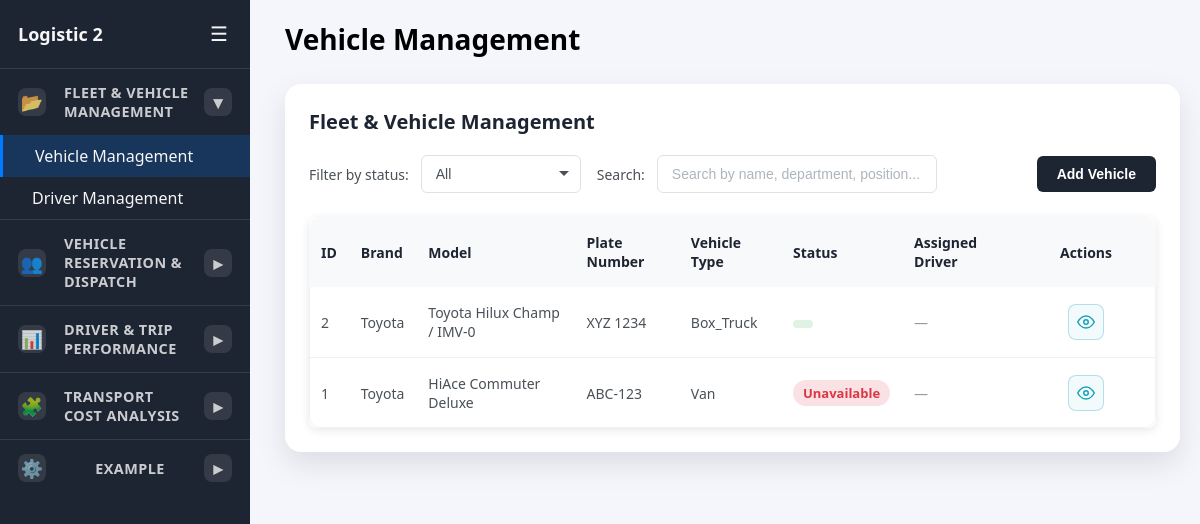
Screenshot of /log2/vehicle_management.php with the database file from the repository.
### tables this page shows
CREATE TABLE `vehicles` (
  `id` int(11) NOT NULL,
  `brand` varchar(100) NOT NULL,
  `vehicle_brand` varchar(100) DEFAULT NULL,
  `model` varchar(100) NOT NULL,
  `plate_number` varchar(50) NOT NULL,
  `status` enum('Available','Unavailable','In Delivery','Delivering','Assigned') NOT NULL DEFAULT 'Available',
  `conduction_sticker_number` varchar(100) DEFAULT NULL,
  `vehicle_type` varchar(100) DEFAULT NULL,
  `year_model` varchar(10) DEFAULT NULL,
  `color` varchar(50) DEFAULT NULL,
  `chassis_number` varchar(100) DEFAULT NULL,
  `engine_number` varchar(100) DEFAULT NULL,
  `fuel_type` varchar(50) DEFAULT NULL,
  `transmission_type` varchar(50) DEFAULT NULL,
  `seating_capacity` int(11) DEFAULT NULL,
  `cargo_capacity` decimal(10,2) DEFAULT NULL,
  `or_number` varchar(100) DEFAULT NULL,
  `cr_number` varchar(100) DEFAULT NULL,
  `registration_date` date DEFAULT NULL,
  `registration_expiry_date` date DEFAULT NULL,
  `insurance_provider` varchar(150) DEFAULT NULL,
  `insurance_policy_number` varchar(100) DEFAULT NULL,
  `insurance_expiry_date` date DEFAULT NULL,
  `roadworthiness_status` varchar(50) DEFAULT NULL,
  `purchase_date` date DEFAULT NULL,
  `purchase_cost` decimal(12,2) DEFAULT NULL,
  `supplier_dealer_name` varchar(150) DEFAULT NULL,
  `or_cr_file` varchar(500) DEFAULT NULL,
  `insurance_certificate_file` varchar(500) DEFAULT NULL,
  `vehicle_photo_file` varchar(500) DEFAULT NULL,
  `maintenance_records_file` varchar(500) DEFAULT NULL,
  `created_at` timestamp NOT NULL DEFAULT current_timestamp(),
  `updated_at` timestamp NULL DEFAULT NULL ON UPDATE current_timestamp()
);

### log2/vehicle_management.php (the view, shortened to what this page needs)
<?php
require_once __DIR__ . '/../includes/db.php';
$createTableSql = "CREATE TABLE IF NOT EXISTS vehicles (
    id INT AUTO_INCREMENT PRIMARY KEY,
    brand VARCHAR(100) NOT NULL,
    vehicle_brand VARCHAR(100) DEFAULT NULL,
    model VARCHAR(100) NOT NULL,
    plate_number VARCHAR(50) NOT NULL,
    status ENUM('Available','Unavailable','In Delivery','Assigned') NOT NULL DEFAULT 'Available',
    conduction_sticker_number VARCHAR(100) DEFAULT NULL,
    vehicle_type VARCHAR(100) DEFAULT NULL,
    year_model VARCHAR(10) DEFAULT NULL,
    color VARCHAR(50) DEFAULT NULL,
    chassis_number VARCHAR(100) DEFAULT NULL,
    engine_number VARCHAR(100) DEFAULT NULL,
    fuel_type VARCHAR(50) DEFAULT NULL,
    transmission_type VARCHAR(50) DEFAULT NULL,
    seating_capacity INT DEFAULT NULL,
    cargo_capacity DECIMAL(10,2) DEFAULT NULL,
    or_number VARCHAR(100) DEFAULT NULL,
    cr_number VARCHAR(100) DEFAULT NULL,
    registration_date DATE DEFAULT NULL,
    registration_expiry_date DATE DEFAULT NULL,
    insurance_provider VARCHAR(150) DEFAULT NULL,
    insurance_policy_number VARCHAR(100) DEFAULT NULL,
    insurance_expiry_date DATE DEFAULT NULL,
    roadworthiness_status VARCHAR(50) DEFAULT NULL,
    purchase_date DATE DEFAULT NULL,
    purchase_cost DECIMAL(12,2) DEFAULT NULL,
    supplier_dealer_name VARCHAR(150) DEFAULT NULL,
    or_cr_file VARCHAR(500) DEFAULT NULL,
    insurance_certificate_file VARCHAR(500) DEFAULT NULL,
    vehicle_photo_file VARCHAR(500) DEFAULT NULL,
    maintenance_records_file VARCHAR(500) DEFAULT NULL,
    created_at TIMESTAMP DEFAULT CURRENT_TIMESTAMP,
    updated_at TIMESTAMP NULL DEFAULT NULL ON UPDATE CURRENT_TIMESTAMP
) ENGINE=InnoDB DEFAULT CHARSET=utf8mb4 COLLATE=utf8mb4_general_ci";
$conn->query($createTableSql);
$vehicles = [];
$result = $conn->query('SELECT * FROM vehicles ORDER BY id DESC');
if ($result) {
    while ($row = $result->fetch_assoc()) {
        $row['assigned_driver'] = '';
        $vehicles[] = $row;
    }
}
?>
<!DOCTYPE html>
<html lang="en">
<head>
    <link rel="stylesheet" href="../includes/styles.css">
</head>
<body class="vehicle-page">
<div class="sidebar" id="sidebar">
    <div class="brand">
        <h1>Logistic 2</h1>
        <button id="sidebarToggle" aria-label="Toggle navigation">☰</button>
    </div>
    <ul class="nav-list">
        <li class="nav-section">
            <div class="nav-section-title" data-expanded="false">
                <span class="nav-section-icon" aria-hidden="true">📂</span>
                <span class="nav-section-label">Fleet & Vehicle Management</span>
                <span class="nav-icon" aria-hidden="true">▾</span>
            </div>
            <ul class="nav-sublist">
                <li><a href="vehicle_management.php" class="active"><span class="nav-text">Vehicle Management</span></a></li>
                <li><a href="driver_management.php"><span class="nav-text">Driver Management</span></a></li>
            </ul>
        </li>
        <li class="nav-section">
            <div class="nav-section-title" data-expanded="false">
                <span class="nav-section-icon" aria-hidden="true">👥</span>
                <span class="nav-section-label">Vehicle Reservation & Dispatch</span>
                <span class="nav-icon" aria-hidden="true">▾</span>
            </div>
        </li>
        <li class="nav-section">
            <div class="nav-section-title" data-expanded="false">
                <span class="nav-section-icon" aria-hidden="true">📊</span>
                <span class="nav-section-label">Driver & Trip Performance</span>
                <span class="nav-icon" aria-hidden="true">▾</span>
            </div>
        </li>
        <li class="nav-section">
            <div class="nav-section-title" data-expanded="false">
                <span class="nav-section-icon" aria-hidden="true">🧩</span>
                <span class="nav-section-label">Transport Cost analysis</span>
                <span class="nav-icon" aria-hidden="true">▾</span>
            </div>
        </li>
        <li class="nav-section">
            <div class="nav-section-title" data-expanded="false">
                <span class="nav-section-icon" aria-hidden="true">⚙️</span>
                <span class="nav-section-label">Example</span>
                <span class="nav-icon" aria-hidden="true">▾</span>
            </div>
        </li>
    </ul>
</div>
<div class="main" id="mainContent">
    <div class="page-header">
        <h2>Vehicle Management</h2>
    </div>
    <div class="card">
        <div class="card-header">
            <h3>Fleet & Vehicle Management</h3>
        </div>
        <div class="filter-search-container">
            <div class="filter-group">
                <label for="vehicleTypeFilter">Filter by status:</label>
                <select id="vehicleTypeFilter" class="filter-select">
                    <option value="">All</option>
                </select>
            </div>
            <div class="search-group">
                <label for="searchInput">Search:</label>
                <input type="text" id="searchInput" class="search-input" placeholder="Search by name, department, position...">
            </div>
            <button id="openAddVehicle" class="btn btn-primary add-vehicle-btn">Add Vehicle</button>
        </div>
        <div class="table-container" style="overflow-x:auto; margin-top:20px;">
            <table>
                <thead>
                    <tr>
                        <th>ID</th>
                        <th>Brand</th>
                        <th>Model</th>
                        <th>Plate Number</th>
                        <th>Vehicle Type</th>
                        <th>Status</th>
                        <th>Assigned Driver</th>
                        <th>Actions</th>
                    </tr>
                </thead>
                <tbody>
                    <?php if (count($vehicles) === 0): ?>
                        <tr>
                            <td colspan="8" style="text-align:center; padding: 20px;">No vehicles found. Use "Add Vehicle" to create one.</td>
                        </tr>
                    <?php else: ?>
                        <?php foreach ($vehicles as $vehicle): ?>
                        <?php $vehicleJson = htmlspecialchars(json_encode($vehicle, JSON_HEX_QUOT | JSON_HEX_APOS | JSON_HEX_TAG | JSON_HEX_AMP)); ?>
                        <tr data-vehicle="<?= $vehicleJson ?>">
                            <td><?= htmlspecialchars($vehicle['id']) ?></td>
                                <td><?= htmlspecialchars($vehicle['brand']) ?></td>
                                <td><?= htmlspecialchars($vehicle['model']) ?></td>
                                <td><?= htmlspecialchars($vehicle['plate_number']) ?></td>
                                <td><?= htmlspecialchars($vehicle['vehicle_type'] ?? '') ?></td>
                                <td>
                                    <?php
                                        $status = $vehicle['status'];
                                        $badgeColor = 'rgba(40, 167, 69, 0.15)';
                                        $textColor = '#28a745';
                                        if ($status === 'Unavailable') {
                                            $badgeColor = 'rgba(220, 53, 69, 0.15)';
                                            $textColor = '#dc3545';
                                        } elseif ($status === 'Delivering') {
                                            $badgeColor = 'rgba(59, 130, 246, 0.15)';
                                            $textColor = '#3b82f6';
                                        } elseif ($status === 'Assigned') {
                                            $badgeColor = 'rgba(245, 158, 11, 0.15)';
                                            $textColor = '#f59e0b';
                                        }
                                    ?>
                                    <span style="display:inline-flex; align-items:center; padding:4px 10px; border-radius:999px; background: <?= $badgeColor ?>; color: <?= $textColor ?>; font-weight:600; font-size:13px;">
                                        <?= htmlspecialchars($status) ?>
                                    </span>
                                </td>
                                <td>
                                    <?php if (!empty($vehicle['assigned_driver'])): ?>
                                        <span style="font-weight:600; color:#1e40af;"><?= htmlspecialchars($vehicle['assigned_driver']) ?></span>
                                    <?php else: ?>
                                        <span style="color:#999;">—</span>
                                    <?php endif; ?>
                                </td>
                                <td style="text-align: center;">
                                    <button class="action-btn action-btn-view" type="button" data-vehicle-id="<?= $vehicle['id'] ?>" onclick="openViewModal(<?= $vehicle['id'] ?>)" title="View">
                                        <svg width="18" height="18" viewBox="0 0 24 24" fill="none" stroke="currentColor" stroke-width="2" stroke-linecap="round" stroke-linejoin="round">
                                            <path d="M1 12s4-8 11-8 11 8 11 8-4 8-11 8-11-8-11-8z"></path>
                                            <circle cx="12" cy="12" r="3"></circle>
                                        </svg>
                                    </button>
                                </td>
                            </tr>
                        <?php endforeach; ?>
                    <?php endif; ?>
                </tbody>
            </table>
        </div>
    </div>
</div>
</body>
</html>

### rows the page displays
vehicles: id "2", brand "Toyota", model "Toyota Hilux Champ / IMV-0", plate_number "XYZ 1234", vehicle_type "Box_Truck"
vehicles: id "1", brand "Toyota", model "HiAce Commuter Deluxe", plate_number "ABC-123", vehicle_type "Van", status "Unavailable"
